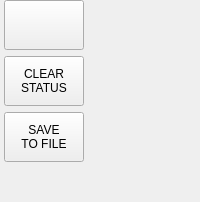
                  <widget class="QWidget" name="widget_status_log" native="true">
                   <layout class="QVBoxLayout" name="verticalLayout_9">
                    <property name="leftMargin">
                     <number>4</number>
                    </property>
                    <property name="topMargin">
                     <number>0</number>
                    </property>
                    <property name="rightMargin">
                     <number>4</number>
                    </property>
                    <property name="bottomMargin">
                     <number>0</number>
                    </property>
                    <item>
                     <widget class="PushButton" name="btn_select_log">
                      <property name="sizePolicy">
                       <sizepolicy hsizetype="Fixed" vsizetype="Fixed">
                        <horstretch>0</horstretch>
                        <verstretch>0</verstretch>
                       </sizepolicy>
                      </property>
                      <property name="minimumSize">
                       <size>
                        <width>80</width>
                        <height>50</height>
                       </size>
                      </property>
                      <property name="maximumSize">
                       <size>
                        <width>80</width>
                        <height>50</height>
                       </size>
                      </property>
                      <property name="checkable">
                       <bool>true</bool>
                      </property>
                      <property name="checked">
                       <bool>false</bool>
                      </property>
                      <property name="flat">
                       <bool>false</bool>
                      </property>
                      <property name="indicator_option" stdset="0">
                       <bool>false</bool>
                      </property>
                      <property name="checked_state_text_option" stdset="0">
                       <bool>true</bool>
                      </property>
                      <property name="python_command_option" stdset="0">
                       <bool>true</bool>
                      </property>
                      <property name="on_color" stdset="0">
                       <color>
                        <red>0</red>
                        <green>255</green>
                        <blue>0</blue>
                       </color>
                      </property>
                      <property name="true_state_string" stdset="0">
                       <string>SYSTEM
LOG</string>
                      </property>
                      <property name="false_state_string" stdset="0">
                       <string>MACHINE
LOG</string>
                      </property>
                      <property name="true_python_cmd_string" stdset="0">
                       <string>INSTANCE.stackedWidget_log.setCurrentIndex(1)</string>
                      </property>
                      <property name="false_python_cmd_string" stdset="0">
                       <string>INSTANCE.stackedWidget_log.setCurrentIndex(0)</string>
                      </property>
                     </widget>
                    </item>
                    <item>
                     <widget class="QPushButton" name="btn_clear_status">
                      <property name="sizePolicy">
                       <sizepolicy hsizetype="Fixed" vsizetype="Fixed">
                        <horstretch>0</horstretch>
                        <verstretch>0</verstretch>
                       </sizepolicy>
                      </property>
                      <property name="minimumSize">
                       <size>
                        <width>80</width>
                        <height>50</height>
                       </size>
                      </property>
                      <property name="maximumSize">
                       <size>
                        <width>80</width>
                        <height>50</height>
                       </size>
                      </property>
                      <property name="text">
                       <string>CLEAR
STATUS</string>
                      </property>
                      <property name="flat">
                       <bool>false</bool>
                      </property>
                     </widget>
                    </item>
                    <item>
                     <widget class="QPushButton" name="btn_save_log">
                      <property name="sizePolicy">
                       <sizepolicy hsizetype="Fixed" vsizetype="Fixed">
                        <horstretch>0</horstretch>
                        <verstretch>0</verstretch>
                       </sizepolicy>
                      </property>
                      <property name="minimumSize">
                       <size>
                        <width>80</width>
                        <height>50</height>
                       </size>
                      </property>
                      <property name="maximumSize">
                       <size>
                        <width>80</width>
                        <height>50</height>
                       </size>
                      </property>
                      <property name="toolTip">
                       <string>Save status to file</string>
                      </property>
                      <property name="text">
                       <string>SAVE
TO FILE</string>
                      </property>
                      <property name="flat">
                       <bool>false</bool>
                      </property>
                     </widget>
                    </item>
                    <item>
                     <spacer name="verticalSpacer_10">
                      <property name="orientation">
                       <enum>Qt::Vertical</enum>
                      </property>
                      <property name="sizeHint" stdset="0">
                       <size>
                        <width>20</width>
                        <height>40</height>
                       </size>
                      </property>
                     </spacer>
                    </item>
                   </layout>
                  </widget>
